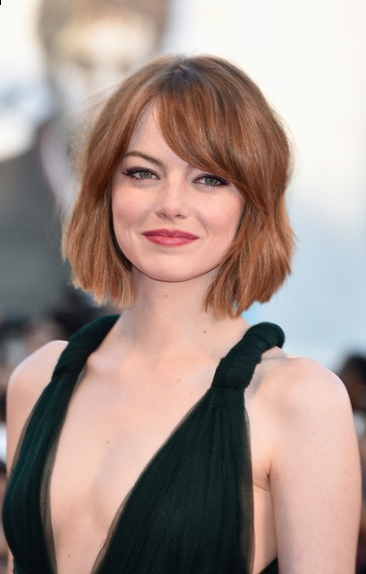
#> input picture py-canny/pictures/origin/img.png, 366 x 574 px
$ python non_maximum_suppression.py
#> lines starting #> are read from the running program, lines starting #| are printed output that depends on the picture
### py-canny/noise_reduction.py
# STEP1: NOISE REDUCTION
# Input:    Starting image
# Output:   Noise reducted image


# Import libraries
import numpy as np
import cv2
import matplotlib.pyplot as plt


# Gaussian kernel: G(x, y) = 1/(2*pi*sigma^2)*exp[-(x^2+y^2)/(2*sigma^2)]
# This function create a 2D Gaussian kernel, and it is normalized so that the sum of all its values is 1.
# This allows to maintain the same brightness in the image.
def gauss_kernel(size_kernel=3, sigma=1):

    # G(x, y) = 1/(2*pi*sigma^2)*exp[-(x^2+y^2)/(2*sigma^2)]

    # Create the kernel
    kernel = np.zeros((size_kernel, size_kernel))

    # Get the center of the kernel
    center = size_kernel // 2

    normal = 1 / (2.0 * np.pi * sigma**2)

    # Fill the kernel
    for i in range(size_kernel):
        for j in range(size_kernel):
            x, y = i - center, j - center
            kernel[i, j] = np.exp(-(x**2 + y**2) / (2.0*sigma**2))

    # Normalize the kernel
    return kernel / kernel.sum()


# This function performs the noise reduction.
# This is a prelimanry step which is needed before detecting edge of the image.
# It uses the Gaussian smoothing filter in order to reduce noise.
# [21 lines left out: function denoise_conv_manual, not called in this run]


def denoise(in_image, size_kernel=5, sigma=1):

    # Create a kernel
    kernel = gauss_kernel(size_kernel, sigma)

    # Apply the kernel as a convolution through the filter2D function
    # -1 means that the output image will have the same depth as the input image
    filtered_image = cv2.filter2D(in_image, -1, kernel)

    # cv2.fastNlMeansDenoising(in_image, filtered_image, 10, 7, 21)
    # return cv2.GaussianBlur(in_image, (size_kernel, size_kernel), sigma)
    return filtered_image


# [20 lines that do not run on import are left out]

### py-canny/grad_calc.py
import numpy as np
import cv2
import matplotlib.pyplot as plt
from PIL import Image
from scipy import ndimage


def sobel_filter(image):
    # Find the direction and change it to degree
    # theta = np.arctan2(sobely_64, sobelx_64)
    # return (mag, theta)

    # Read the image shape
    im_shape = image.shape

    # Define the kernels
    kernel_x = np.array([[-1, 0, 1], [-2, 0, 2], [-1, 0, 1]])
    kernel_y = np.array([[-1, -2, -1], [0, 0, 0], [1, 2, 1]])

    # Reshape the kernels as 1D arrays
    image = image.reshape(image.size)
    kernel_x = kernel_x.reshape(kernel_x.size)
    kernel_y = kernel_y.reshape(kernel_y.size)

    # Apply kernels to the image using 2D convolution
    im_x = np.abs(np.convolve(image, kernel_x, mode='same'))
    im_y = np.abs(np.convolve(image, kernel_y, mode='same'))

    # Reshape the image to its original shape
    im_x = im_x.reshape(im_shape)
    im_y = im_y.reshape(im_shape)

    # Combine the results to produce the final image
    im_sobel = np.sqrt(np.square(im_x) + np.square(im_y))

    # Normalize the image
    im_sobel = im_sobel / np.max(im_sobel) * 255

    # Find the direction and change it to degree
    theta = np.arctan2(im_y, im_x)

    return (im_sobel, theta)


# [21 lines that do not run on import are left out]

### py-canny/non_maximum_suppression.py
import numpy as np
import cv2
import matplotlib.pyplot as plt

from grad_calc import sobel_filter
from noise_reduction import denoise


def non_max_sup(img, D):

    # Get the image shape
    x, y = img.shape

    # Create a zero matrix
    res = np.zeros((x, y), dtype=np.uint8)

    # Get the angle
    angle = D * 180.0 / np.pi

    angle = np.rad2deg(D)
    angle[angle < 0] += 180

    # Perform non-maximum suppression
    for i in range(1, x-1):
        for j in range(1, y-1):
            # ref1 = 255
            # ref2 = 255
            # 0 swing 45
            if (0 <= angle[i, j] < 22.5) or (157.5 <= angle[i, j] <= 180):
                ref1 = img[i, j+1]
                ref2 = img[i, j-1]
            # 45 swing 45
            elif (22.5 <= angle[i, j] < 67.5):
                ref1 = img[i+1, j]
                ref2 = img[i-1, j]
            elif (67.5 <= angle[i, j] < 112.5):
                ref1 = img[i - 1, j + 1]
                ref2 = img[i + 1, j - 1]
            elif (112.5 <= angle[i, j] < 157.5):
                ref1 = img[i - 1, j - 1]
                ref2 = img[i + 1, j + 1]

            if (img[i, j] >= ref1) and (img[i, j] >= ref2):
                res[i, j] = img[i, j]
            else:
                res[i, j] = 0

    return res


if __name__ == '__main__':

    # Read the image
    img = cv2.imread("pictures/origin/img.png")
#> img is the input picture: shape (574, 366, 3); mean B, G, R 138.2, 145.5, 164.8

    # Convert to grayscale
    img = cv2.cvtColor(img, cv2.COLOR_BGR2GRAY)
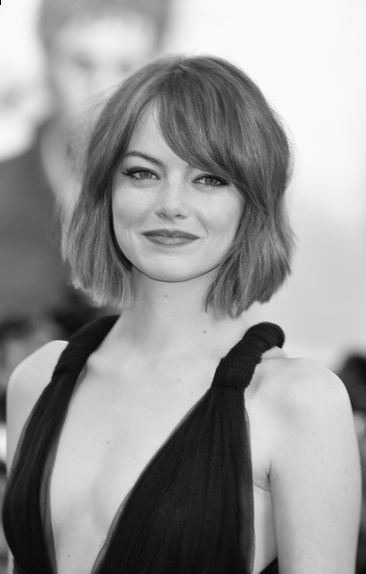
#> img: shape (574, 366); min 0, max 254, mean 150.4

    # Apply noise reduction
    img_den = denoise(img, size_kernel=5)

    # Apply sobel filter
    img_sobel, theta = sobel_filter(img_den)
#> in sobel_filter, `im_x = im_x.reshape(im_shape)`:
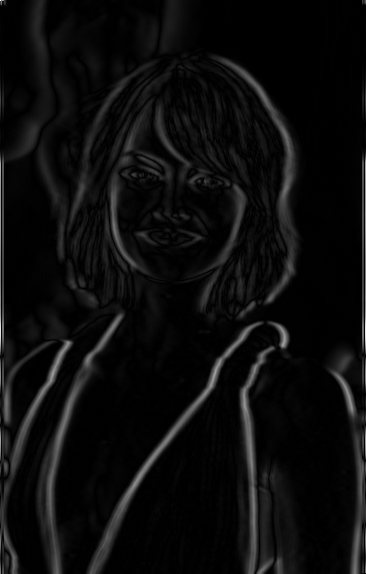
#> im_x: shape (574, 366) int64; min 0, max 388, mean 19.4; drawn with min black and max white
#> in sobel_filter, `im_y = im_y.reshape(im_shape)`:
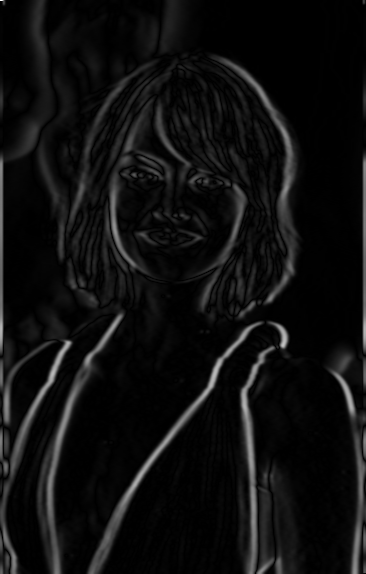
#> im_y: shape (574, 366) int64; min 0, max 993, mean 59.7; drawn with min black and max white
#> in sobel_filter, `theta = np.arctan2(im_y, im_x)`:
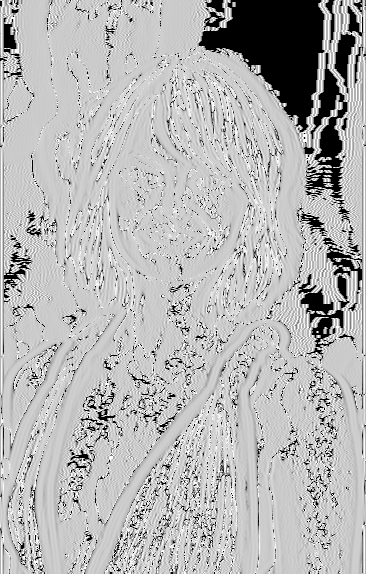
#> theta: shape (574, 366) float64; min 0, max 1.57, mean 1.12; drawn with min black and max white

    # Apply non-maximum suppression
    res_img = non_max_sup(img_sobel, theta)
#> after the loop in non_max_sup, `for i in range(1, x-1):`:
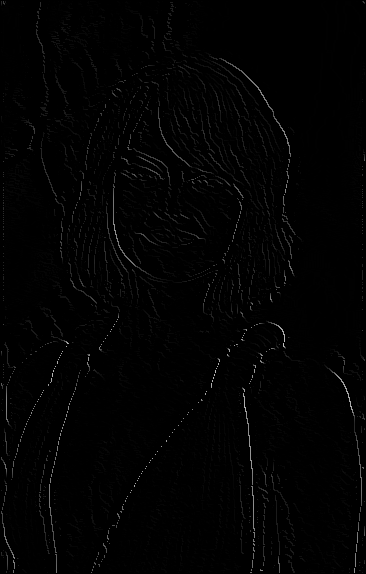
#> res: shape (574, 366); min 0, max 191, mean 2.3

    # img = cv2.cvtColor(img, cv2.COLOR_BGR2RGB)
    plt.subplot(2, 2, 1)
    plt.imshow(img, cmap='gray')
    plt.title('Original')

    plt.subplot(2, 2, 2)
    plt.imshow(img_den, cmap='gray')
    plt.title('Denoised image')

    plt.subplot(2, 2, 3)
    plt.imshow(img_sobel, cmap='gray')
    plt.title('Sobel Filtered')

    plt.subplot(2, 2, 4)
    plt.imshow(res_img, cmap='gray')
    plt.title('Non-maximum Suppression')

    plt.show()

$ run again, with py-canny/pictures/origin/Noise-Image.2.png copied over py-canny/pictures/origin/img.png
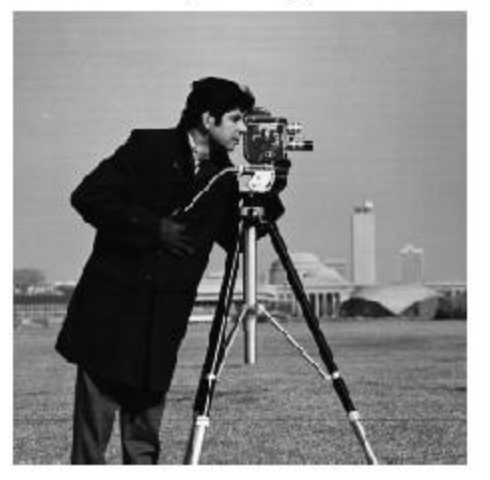
#> input picture py-canny/pictures/origin/Noise-Image.2.png, 490 x 480 px
#> img is the input picture: shape (480, 490, 3); min 1, max 255, mean 134.9
#> img: shape (480, 490)
#> in sobel_filter, `theta = np.arctan2(im_y, im_x)`:
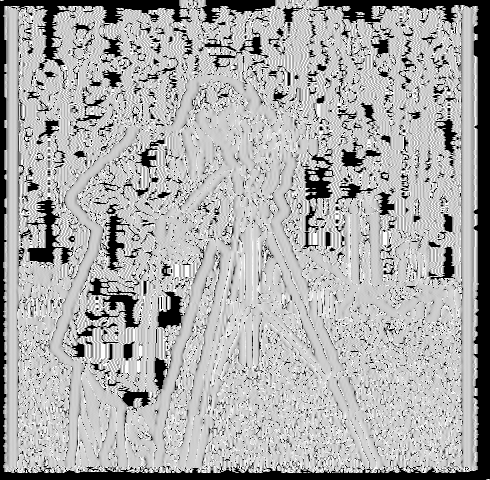
#> theta: shape (480, 490) float64; min 0, max 1.57, mean 1.06; drawn with min black and max white
#> after the loop in non_max_sup, `for i in range(1, x-1):`:
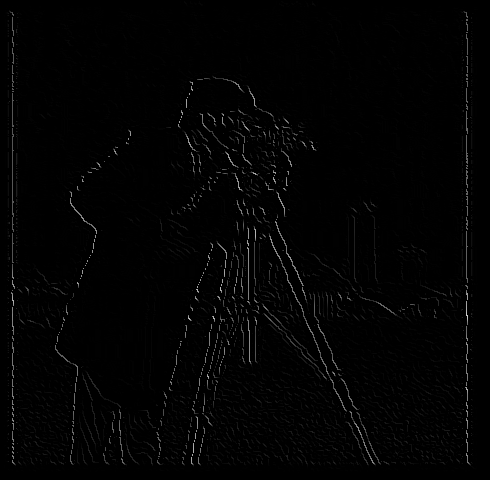
#> res: shape (480, 490); min 0, max 202, mean 2.9
